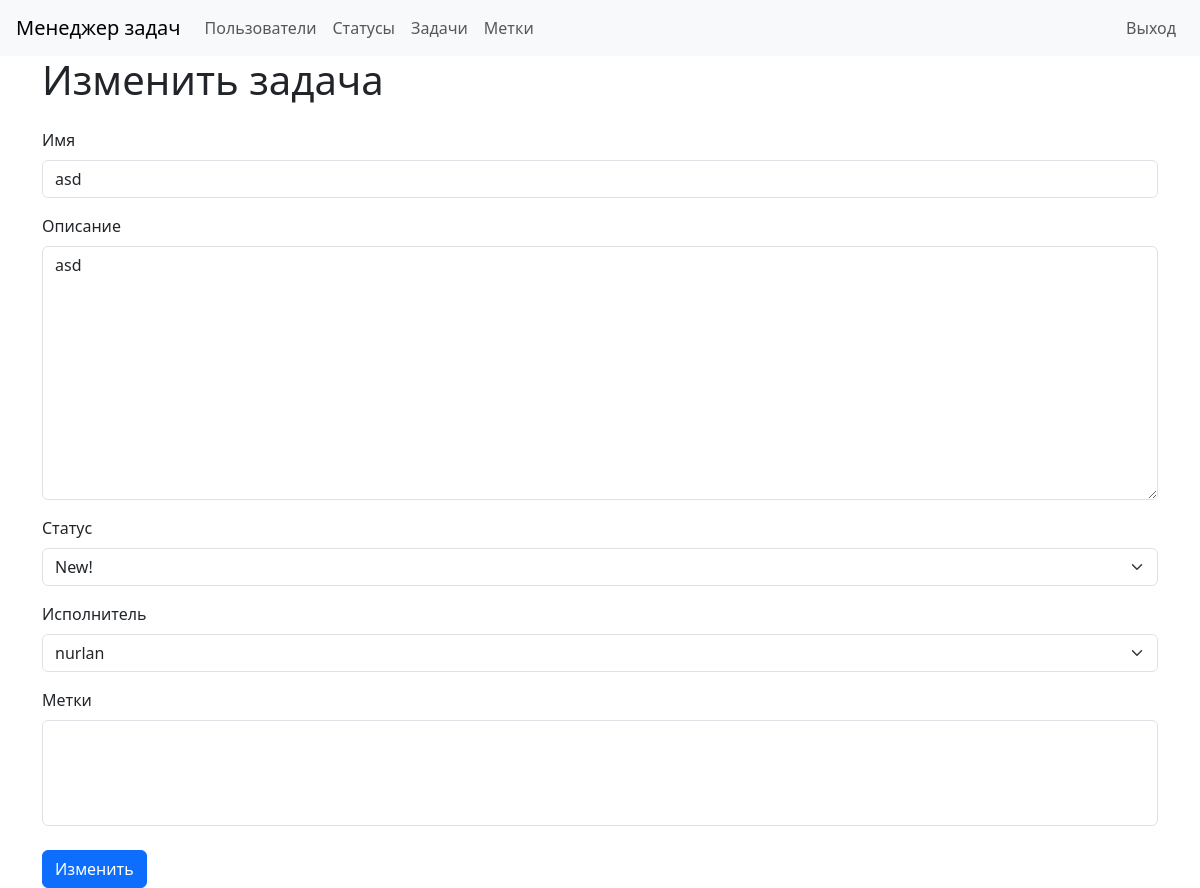
Before: /tasks/1/update/ (signed in) with the older database file.
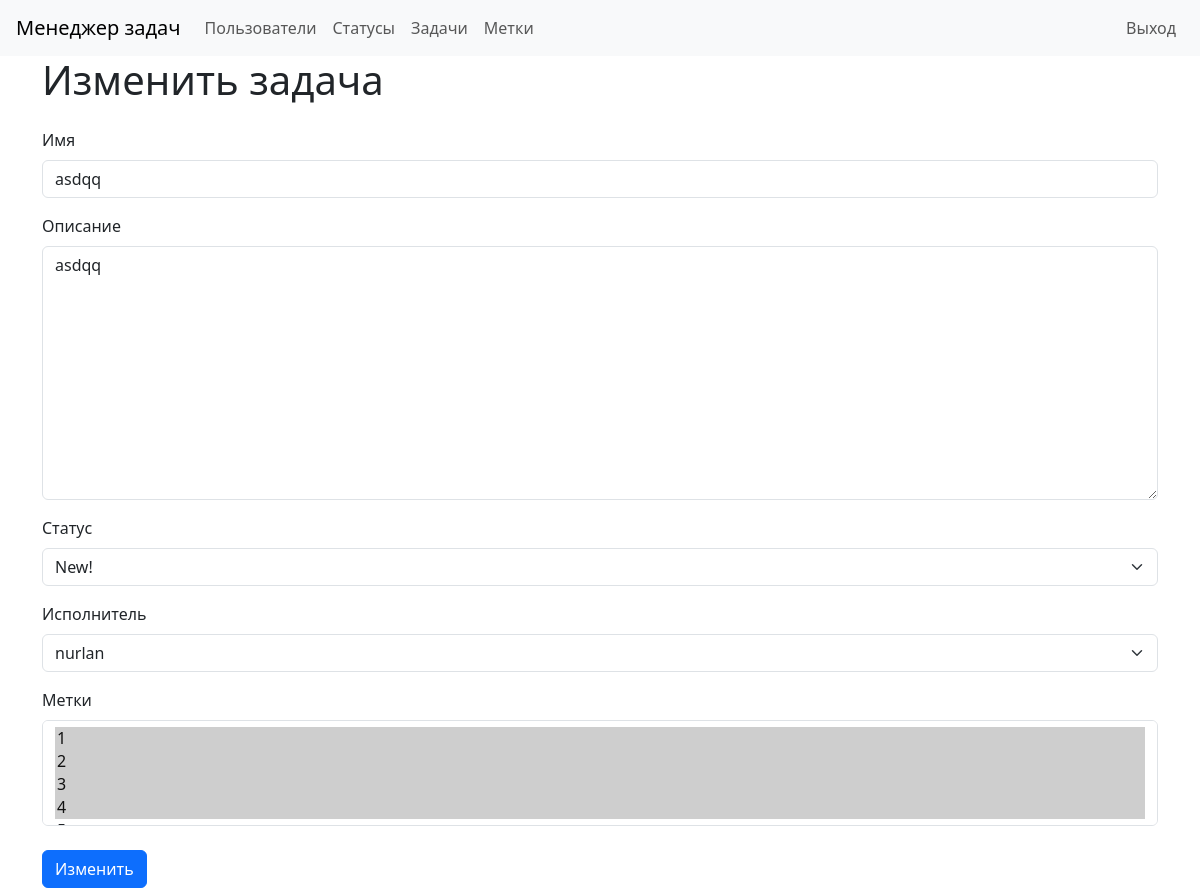
After: the same page with the newer database file.
### task_manager/tasks/models.py (models this page shows, shortened)
class TasksModel(models.Model):
    name = models.CharField(max_length=100)
    description = models.TextField()
    timestamp = models.DateTimeField(auto_now_add=True)
    status = models.ForeignKey(StatusModel, on_delete=models.PROTECT,
                               related_name='status_id')
    author = models.ForeignKey(User, on_delete=models.PROTECT,
                               related_name='author_id')
    executor = models.ForeignKey(User, on_delete=models.PROTECT,
                                 related_name='executor_id', null=True)
    labels = models.ManyToManyField(LabelModel)

### task_manager/tasks/views.py (the view, shortened to what this page needs)
class UpdateTaskView(CheckAuthentication, View):
    template_name = 'tasks/update.html'
    def get(self, request, *args, **kwargs):
        task_id = kwargs.get('pk')
        task = TasksModel.objects.get(id=task_id)
        form = TasksForm(instance=task)
        return render(request, self.template_name,
                      {'form': form, 'task_id': task_id})

### task_manager/labels/models.py (called while the page is built)
    def __str__(self):
        return self.name

### task_manager/statuses/models.py (called while the page is built)
    def __str__(self):
        return self.name

### task_manager/utils.py (called while the page is built)
    def dispatch(self, request, *args, **kwargs):
        if not request.user.is_authenticated:
            messages.success(request,
                             _('You are not authorized! Please sign in.'),
                             extra_tags="alert-danger")
        return super().dispatch(request, *args, **kwargs)

### task_manager/tasks/templates/tasks/update.html (shortened to what this page needs)
{% extends "base_form.html" %}
{% load i18n %}
{% block h1 %}<h1 class="mb-4">{% trans "Update" %} {% trans "task" %}</h1>{% endblock %}
{% block form %}<form action="{% url 'update_task' pk=task_id %}"  method="post">
    <div>
        <div class="mb-3">
            <label class="form-label" for="id_name">{{ form.name.label }}</label>
            {{ form.name }}
        </div>
        <div class="mb-3">
            <label class="form-label" for="id_description">{{ form.description.label }}</label>
            {{ form.description }}
        </div>
        <div class="mb-3">
            <label class="form-label" for="id_status">{{ form.status.label }}</label>
            {{ form.status }}
        </div>
        <div class="mb-3">
            <label class="form-label" for="id_executor">{{ form.executor.label }}</label>
            {{ form.executor }}
        </div>
        <div>
            <label class="form-label" for="id_labels">{{ form.labels.label }}</label>
            {{ form.labels }}
        </div>
    </div>
    {% endblock %}
    {% block submit %}
    <input class="btn btn-primary" type="submit" value="{% trans 'Update' %}">
    {% endblock %}

Changed rows visible on the page:
changed TasksModel "New!": name "asd" → "asdqq"; description "asd" → "asdqq"
Other visible differences:
form field labels: (not shown) → "1 ☑ / 2 ☑ / 3 ☑ / 4 ☑"
